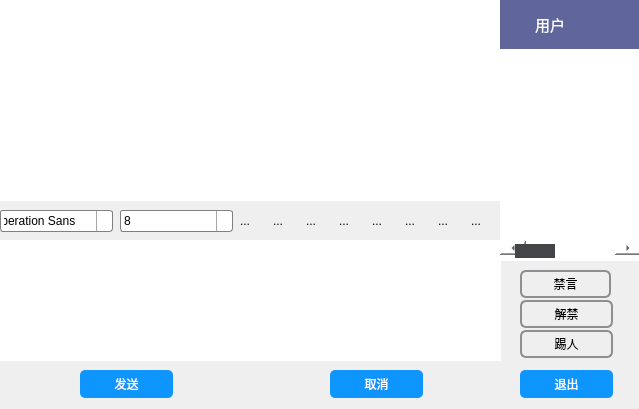
<?xml version="1.0" encoding="UTF-8"?>
<ui version="4.0">
 <class>group</class>
 <widget class="QWidget" name="group">
  <property name="geometry">
   <rect>
    <x>0</x>
    <y>0</y>
    <width>639</width>
    <height>409</height>
   </rect>
  </property>
  <property name="sizePolicy">
   <sizepolicy hsizetype="Fixed" vsizetype="Fixed">
    <horstretch>0</horstretch>
    <verstretch>0</verstretch>
   </sizepolicy>
  </property>
  <property name="windowTitle">
   <string>Form</string>
  </property>
  <property name="styleSheet">
   <string notr="true">QHeaderView::section
{
    font-size:15px;
    font-family:&quot;Microsoft YaHei&quot;;
    color:#FFFFFF;

    background:#60669B;
    border:none;
    text-align:left;


    min-height:49px;
    max-height:49px;

    margin-left:0px;
    padding-left:0px;
}

QTableWidget
{
    background:#FFFFFF;
    border:none;

    font-size:15px;
    font-family:&quot;Microsoft YaHei&quot;;
    color:#666666;
}

QTableWidget::item
{
    border-bottom:1px solid #EEF1F7 ;
}

QTableWidget::item::selected
{
    color:red;
    background:#EFF4FF;
}

QScrollBar:horizontal {
        height: 20px;
        background: transparent;
        margin-top: 3px;
        margin-bottom: 3px;
}
QScrollBar::handle:horizontal {
        height: 20px;
        min-width: 30px;
        background: rgb(68, 69, 73);
        margin-left: 15px;
        margin-right: 15px;
}
QScrollBar::handle:horizontal:hover {
        background: rgb(80, 80, 80);
}
QScrollBar::sub-line:horizontal {
        width: 15px;
        background: transparent;
        image: url(:/Black/arrowLeft);
        subcontrol-position: left;
}
QScrollBar::add-line:horizontal {
        width: 15px;
        background: transparent;
        image: url(:/Black/arrowRight);
        subcontrol-position: right;
}
QScrollBar::sub-line:horizontal:hover {
        background: rgb(68, 69, 73);
}
QScrollBar::add-line:horizontal:hover {
        background: rgb(68, 69, 73);
}
QScrollBar::add-page:horizontal,QScrollBar::sub-page:horizontal {
        background: transparent;
}

QLineEdit
{
    background:white;
    padding-left:5px ;
    padding-top:1px ;
    border-bottom-left-radius:3px;
    border-bottom-right-radius:3px;
    border: 1px solid rgb(209 , 209 , 209);
    border-top:transparent;
}
QLineEdit:hover
{
    padding-top:0px ;
    border: 1px solid rgb(21 , 131 , 221);
}
QTextEdit
{
        border-width:0;
        border-style:outset;

        color:black;
        border-radius:5px;
}
  QComboBox {
      border: 1px solid gray;
      border-radius: 3px;
      padding: 1px 18px 1px 3px;
      min-width: 6em;
  }

  QComboBox:editable {
      background: white;
  }

  QComboBox:!editable, QComboBox::drop-down:editable {
       background: qlineargradient(x1: 0, y1: 0, x2: 0, y2: 1,
                                   stop: 0 #E1E1E1, stop: 0.4 #DDDDDD,
                                   stop: 0.5 #D8D8D8, stop: 1.0 #D3D3D3);
  }

  /* QComboBox gets the &quot;on&quot; state when the popup is open */
  QComboBox:!editable:on, QComboBox::drop-down:editable:on {
      background: qlineargradient(x1: 0, y1: 0, x2: 0, y2: 1,
                                  stop: 0 #D3D3D3, stop: 0.4 #D8D8D8,
                                  stop: 0.5 #DDDDDD, stop: 1.0 #E1E1E1);
  }

  QComboBox:on { /* shift the text when the popup opens */
      padding-top: 3px;
      padding-left: 4px;
  }

  QComboBox::drop-down {
      subcontrol-origin: padding;
      subcontrol-position: top right;
      width: 15px;

      border-left-width: 1px;
      border-left-color: darkgray;
      border-left-style: solid; /* just a single line */
      border-top-right-radius: 3px; /* same radius as the QComboBox */
      border-bottom-right-radius: 3px;
  }

  QComboBox::down-arrow {
      image: url(/usr/share/icons/crystalsvg/16x16/actions/1downarrow.png);
  }

  QComboBox::down-arrow:on { /* shift the arrow when popup is open */
      top: 1px;
      left: 1px;
  }
QScrollBar:vertical {
        width: 20px;
        background: transparent;
        margin-left: 3px;
        margin-right: 3px;
}
QScrollBar::handle:vertical {
        width: 20px;
        min-height: 30px;
        background: rgb(68, 69, 73);
        margin-top: 15px;
        margin-bottom: 15px;
}
QScrollBar::handle:vertical:hover {
        background: rgb(80, 80, 80);
}
QScrollBar::sub-line:vertical {
        height: 15px;
        background: transparent;
        image: url(:/Black/arrowTop);
        subcontrol-position: top;
}
QScrollBar::add-line:vertical {
        height: 15px;
        background: transparent;
        image: url(:/Black/arrowBottom);
        subcontrol-position: bottom;
}
QScrollBar::sub-line:vertical:hover {
        background: rgb(68, 69, 73);
}
QScrollBar::add-line:vertical:hover {
        background: rgb(68, 69, 73);
}
QScrollBar::add-page:vertical, QScrollBar::sub-page:vertical {
        background: transparent;
}

QScrollBar#verticalScrollBar:vertical {
        margin-top: 30px;
}
QProgressBar{
        border: none;
        text-align: center;
        color: white;
        background: rgb(48, 50, 51);
}
QProgressBar::chunk {
        background: rgb(0, 160, 230);
}

QProgressBar#progressBar {
		border: none;
		text-align: center;
		color: white;
		background-color: transparent;
		background-image: url(&quot;:/Black/progressBar&quot;);
		background-repeat: repeat-x;
}
QProgressBar#progressBar::chunk {
		border: none;
		background-color: transparent;
		background-image: url(&quot;:/Black/progressBarChunk&quot;);
		background-repeat: repeat-x;
}

</string>
  </property>
  <widget class="QPushButton" name="buttonSend">
   <property name="geometry">
    <rect>
     <x>80</x>
     <y>370</y>
     <width>93</width>
     <height>28</height>
    </rect>
   </property>
   <property name="styleSheet">
    <string notr="true">QPushButton
{
    color:white;
    background-color:rgb(14 , 150 , 254);
    border-radius:5px;
}

QPushButton:hover
{
    color:white;
    background-color:rgb(44 , 137 , 255);
}

QPushButton:pressed
{
    color:white;
    background-color:rgb(14 , 135 , 228);
    padding-left:3px;
    padding-top:3px;
}</string>
   </property>
   <property name="text">
    <string>发送</string>
   </property>
  </widget>
  <widget class="QPushButton" name="buttonDel">
   <property name="geometry">
    <rect>
     <x>330</x>
     <y>370</y>
     <width>93</width>
     <height>28</height>
    </rect>
   </property>
   <property name="styleSheet">
    <string notr="true">QPushButton
{
    color:white;
    background-color:rgb(14 , 150 , 254);
    border-radius:5px;
}

QPushButton:hover
{
    color:white;
    background-color:rgb(44 , 137 , 255);
}

QPushButton:pressed
{
    color:white;
    background-color:rgb(14 , 135 , 228);
    padding-left:3px;
    padding-top:3px;
}</string>
   </property>
   <property name="text">
    <string>取消</string>
   </property>
  </widget>
  <widget class="QPushButton" name="buttonQuit">
   <property name="geometry">
    <rect>
     <x>520</x>
     <y>370</y>
     <width>93</width>
     <height>28</height>
    </rect>
   </property>
   <property name="styleSheet">
    <string notr="true">QPushButton
{
    color:white;
    background-color:rgb(14 , 150 , 254);
    border-radius:5px;
}

QPushButton:hover
{
    color:white;
    background-color:rgb(44 , 137 , 255);
}

QPushButton:pressed
{
    color:white;
    background-color:rgb(14 , 135 , 228);
    padding-left:3px;
    padding-top:3px;
}</string>
   </property>
   <property name="text">
    <string>退出</string>
   </property>
  </widget>
  <widget class="QTextBrowser" name="textBrowser">
   <property name="geometry">
    <rect>
     <x>0</x>
     <y>0</y>
     <width>501</width>
     <height>201</height>
    </rect>
   </property>
  </widget>
  <widget class="QTextEdit" name="textEditWrite">
   <property name="geometry">
    <rect>
     <x>0</x>
     <y>240</y>
     <width>501</width>
     <height>121</height>
    </rect>
   </property>
  </widget>
  <widget class="QFontComboBox" name="fontComboBox">
   <property name="geometry">
    <rect>
     <x>0</x>
     <y>210</y>
     <width>113</width>
     <height>22</height>
    </rect>
   </property>
  </widget>
  <widget class="QComboBox" name="comboBox">
   <property name="geometry">
    <rect>
     <x>120</x>
     <y>210</y>
     <width>113</width>
     <height>22</height>
    </rect>
   </property>
   <item>
    <property name="text">
     <string>8</string>
    </property>
   </item>
   <item>
    <property name="text">
     <string>9</string>
    </property>
   </item>
   <item>
    <property name="text">
     <string>10</string>
    </property>
   </item>
   <item>
    <property name="text">
     <string>11</string>
    </property>
   </item>
   <item>
    <property name="text">
     <string>12</string>
    </property>
   </item>
   <item>
    <property name="text">
     <string>13</string>
    </property>
   </item>
   <item>
    <property name="text">
     <string>14</string>
    </property>
   </item>
   <item>
    <property name="text">
     <string>15</string>
    </property>
   </item>
   <item>
    <property name="text">
     <string>16</string>
    </property>
   </item>
   <item>
    <property name="text">
     <string>17</string>
    </property>
   </item>
   <item>
    <property name="text">
     <string>18</string>
    </property>
   </item>
   <item>
    <property name="text">
     <string>19</string>
    </property>
   </item>
   <item>
    <property name="text">
     <string>20</string>
    </property>
   </item>
   <item>
    <property name="text">
     <string>21</string>
    </property>
   </item>
   <item>
    <property name="text">
     <string>22</string>
    </property>
   </item>
   <item>
    <property name="text">
     <string/>
    </property>
   </item>
  </widget>
  <widget class="QTableWidget" name="tableWidget">
   <property name="geometry">
    <rect>
     <x>500</x>
     <y>0</y>
     <width>141</width>
     <height>261</height>
    </rect>
   </property>
   <column>
    <property name="text">
     <string>用户</string>
    </property>
   </column>
   <column>
    <property name="text">
     <string>ip</string>
    </property>
   </column>
  </widget>
  <widget class="QWidget" name="layoutWidget">
   <property name="geometry">
    <rect>
     <x>230</x>
     <y>200</y>
     <width>267</width>
     <height>41</height>
    </rect>
   </property>
   <layout class="QHBoxLayout" name="horizontalLayout">
    <item>
     <widget class="QToolButton" name="buttonBold">
      <property name="text">
       <string>...</string>
      </property>
      <property name="icon">
       <iconset resource="image.qrc">
        <normaloff>:/Image/bold.png</normaloff>:/Image/bold.png</iconset>
      </property>
      <property name="checkable">
       <bool>true</bool>
      </property>
      <property name="autoRaise">
       <bool>true</bool>
      </property>
     </widget>
    </item>
    <item>
     <widget class="QToolButton" name="buttonUnderline">
      <property name="text">
       <string>...</string>
      </property>
      <property name="icon">
       <iconset resource="image.qrc">
        <normaloff>:/Image/under.png</normaloff>:/Image/under.png</iconset>
      </property>
      <property name="checkable">
       <bool>true</bool>
      </property>
      <property name="autoRaise">
       <bool>true</bool>
      </property>
     </widget>
    </item>
    <item>
     <widget class="QToolButton" name="buttonItalic">
      <property name="text">
       <string>...</string>
      </property>
      <property name="icon">
       <iconset resource="image.qrc">
        <normaloff>:/Image/italic.png</normaloff>:/Image/italic.png</iconset>
      </property>
      <property name="checkable">
       <bool>true</bool>
      </property>
      <property name="autoRaise">
       <bool>true</bool>
      </property>
     </widget>
    </item>
    <item>
     <widget class="QToolButton" name="buttonColor">
      <property name="text">
       <string>...</string>
      </property>
      <property name="icon">
       <iconset resource="image.qrc">
        <normaloff>:/Image/color.png</normaloff>:/Image/color.png</iconset>
      </property>
      <property name="checkable">
       <bool>true</bool>
      </property>
      <property name="autoRaise">
       <bool>true</bool>
      </property>
     </widget>
    </item>
    <item>
     <widget class="QToolButton" name="buttonFile">
      <property name="text">
       <string>...</string>
      </property>
      <property name="icon">
       <iconset resource="image.qrc">
        <normaloff>:/Image/send.png</normaloff>:/Image/send.png</iconset>
      </property>
      <property name="autoRaise">
       <bool>true</bool>
      </property>
     </widget>
    </item>
    <item>
     <widget class="QToolButton" name="buttonImage">
      <property name="text">
       <string>...</string>
      </property>
      <property name="icon">
       <iconset resource="image.qrc">
        <normaloff>:/Image/face.png</normaloff>:/Image/face.png</iconset>
      </property>
      <property name="autoRaise">
       <bool>true</bool>
      </property>
     </widget>
    </item>
    <item>
     <widget class="QToolButton" name="buttonHistory">
      <property name="text">
       <string>...</string>
      </property>
      <property name="icon">
       <iconset resource="image.qrc">
        <normaloff>:/Image/save.png</normaloff>:/Image/save.png</iconset>
      </property>
      <property name="autoRaise">
       <bool>true</bool>
      </property>
     </widget>
    </item>
    <item>
     <widget class="QToolButton" name="buttonClear">
      <property name="text">
       <string>...</string>
      </property>
      <property name="icon">
       <iconset resource="image.qrc">
        <normaloff>:/Image/clear.png</normaloff>:/Image/clear.png</iconset>
      </property>
      <property name="autoRaise">
       <bool>true</bool>
      </property>
     </widget>
    </item>
   </layout>
  </widget>
  <widget class="QPushButton" name="buttonForbid">
   <property name="geometry">
    <rect>
     <x>520</x>
     <y>270</y>
     <width>91</width>
     <height>28</height>
    </rect>
   </property>
   <property name="styleSheet">
    <string notr="true">QPushButton {
      border: 2px solid #8f8f91;
      border-radius: 6px;
      background-color: qlineargradient(x1: 0, y1: 0, x2: 0, y2: 1,
                                        stop: 0 #f6f7fa, stop: 1 #dadbde);
      min-width: 80px;
  }

  QPushButton:pressed {
      background-color: qlineargradient(x1: 0, y1: 0, x2: 0, y2: 1,
                                        stop: 0 #dadbde, stop: 1 #f6f7fa);
  }

  QPushButton:flat {
      border: none; /* no border for a flat push button */
  }

  QPushButton:default {
      border-color: navy; /* make the default button prominent */
  }</string>
   </property>
   <property name="text">
    <string>禁言</string>
   </property>
  </widget>
  <widget class="QPushButton" name="buttonKick">
   <property name="geometry">
    <rect>
     <x>520</x>
     <y>330</y>
     <width>93</width>
     <height>28</height>
    </rect>
   </property>
   <property name="styleSheet">
    <string notr="true">QPushButton {
      border: 2px solid #8f8f91;
      border-radius: 6px;
      background-color: qlineargradient(x1: 0, y1: 0, x2: 0, y2: 1,
                                        stop: 0 #f6f7fa, stop: 1 #dadbde);
      min-width: 80px;
  }

  QPushButton:pressed {
      background-color: qlineargradient(x1: 0, y1: 0, x2: 0, y2: 1,
                                        stop: 0 #dadbde, stop: 1 #f6f7fa);
  }

  QPushButton:flat {
      border: none; /* no border for a flat push button */
  }

  QPushButton:default {
      border-color: navy; /* make the default button prominent */
  }</string>
   </property>
   <property name="text">
    <string>踢人</string>
   </property>
  </widget>
  <widget class="QPushButton" name="buttonUnforbid">
   <property name="geometry">
    <rect>
     <x>520</x>
     <y>300</y>
     <width>93</width>
     <height>28</height>
    </rect>
   </property>
   <property name="styleSheet">
    <string notr="true">QPushButton {
      border: 2px solid #8f8f91;
      border-radius: 6px;
      background-color: qlineargradient(x1: 0, y1: 0, x2: 0, y2: 1,
                                        stop: 0 #f6f7fa, stop: 1 #dadbde);
      min-width: 80px;
  }

  QPushButton:pressed {
      background-color: qlineargradient(x1: 0, y1: 0, x2: 0, y2: 1,
                                        stop: 0 #dadbde, stop: 1 #f6f7fa);
  }

  QPushButton:flat {
      border: none; /* no border for a flat push button */
  }

  QPushButton:default {
      border-color: navy; /* make the default button prominent */
  }</string>
   </property>
   <property name="text">
    <string>解禁</string>
   </property>
  </widget>
 </widget>
 <resources>
  <include location="image.qrc"/>
 </resources>
 <connections/>
</ui>
